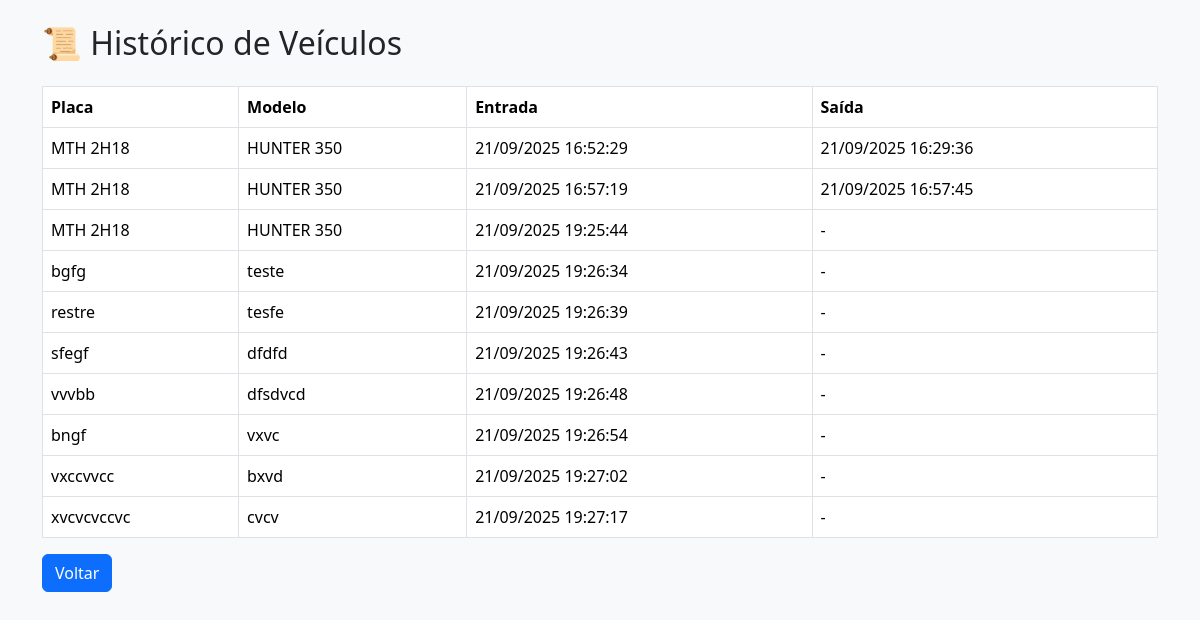
The app's page /historico, older data.
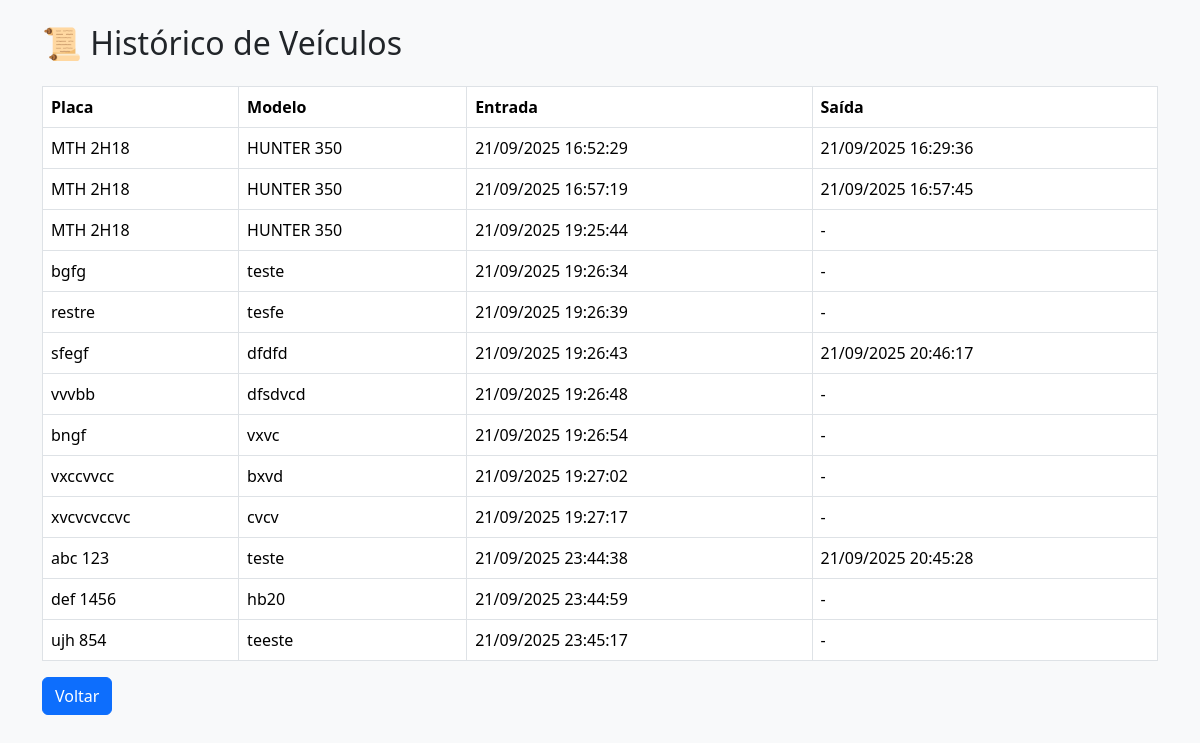
The same page, newer data.
### database.py (models this page shows)
class Veiculo(Base):
    __tablename__ = "veiculos"
    id = Column(Integer, primary_key=True, index=True)
    placa = Column(String, index=True)
    modelo = Column(String)
    entrada = Column(DateTime, default=datetime.now)
    saida = Column(DateTime, nullable=True)

### main.py (the view)
@app.get("/historico", response_class=HTMLResponse)
def historico(request: Request, db: Session = Depends(get_db)):
    historico = veiculo_service.listar_historico(db)
    return templates.TemplateResponse("historico.html", {
        "request": request,
        "historico": historico
    })

### templates/historico.html (shortened to what this page needs)
<!DOCTYPE html>
<html lang="pt-BR">
<head>
    <link href="https://cdn.jsdelivr.net/npm/bootstrap@5.3.2/dist/css/bootstrap.min.css" rel="stylesheet">
</head>
<body class="bg-light p-4">
<div class="container">
    <h2 class="mb-4">📜 Histórico de Veículos</h2>
    <table class="table table-bordered">
        <thead>
            <tr>
                <th>Placa</th>
                <th>Modelo</th>
                <th>Entrada</th>
                <th>Saída</th>
            </tr>
        </thead>
        <tbody>
            {% for h in historico %}
            <tr>
                <td>{{ h.placa }}</td>
                <td>{{ h.modelo }}</td>
                <td>{{ h.entrada.strftime("%d/%m/%Y %H:%M:%S") }}</td>
                <td>
                    {% if h.saida %}
                        {{ h.saida.strftime("%d/%m/%Y %H:%M:%S") }}
                    {% else %}-{% endif %}
                </td>
            </tr>
            {% endfor %}
        </tbody>
    </table>
    <a href="/" class="btn btn-primary">Voltar</a>
</div>
</body>
</html>

Row changes from the older to the newer data that the page shows:
changed Veiculo "sfegf": saida (not shown) → "21/09/2025 20:46:17"; no longer shows "-"
added Veiculo: placa "abc 123", modelo "teste", entrada "21/09/2025 23:44:38", saida "21/09/2025 20:45:28"
added Veiculo: placa "def 1456", modelo "hb20", entrada "21/09/2025 23:44:59"
added Veiculo: placa "ujh 854", modelo "teeste", entrada "21/09/2025 23:45:17"
